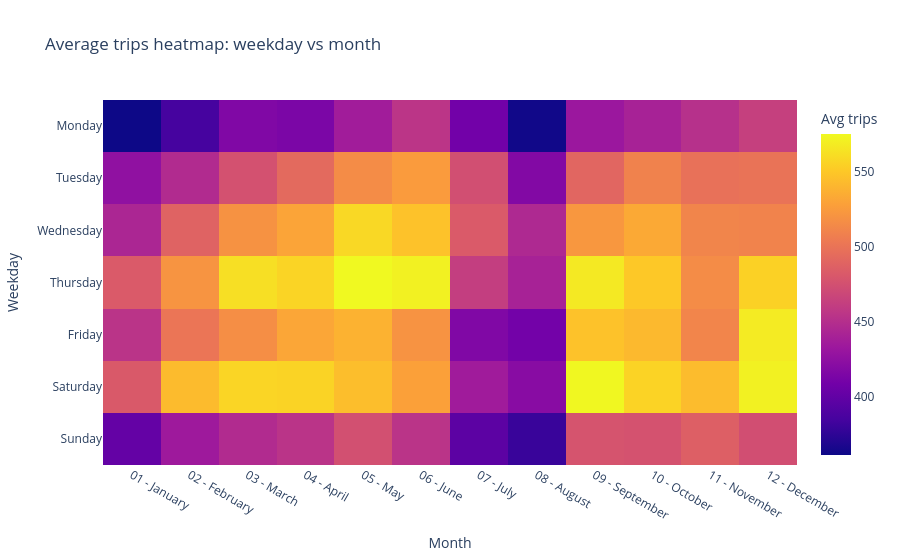

Notebook code cell kept with this figure:
### Code cell
heat = (
    taxi.groupby(["month", "month_name", "day_of_week", "day_name"], as_index=False)
    .agg(avg_trips=("trip_count", "mean"))
)

heat["month_label"] = heat["month"].astype(str).str.zfill(2) + " - " + heat["month_name"]

pivot_heat = heat.pivot(index="day_name", columns="month_label", values="avg_trips")

weekday_order = ["Monday", "Tuesday", "Wednesday", "Thursday", "Friday", "Saturday", "Sunday"]
pivot_heat = pivot_heat.reindex(weekday_order)

fig = px.imshow(
    pivot_heat,
    aspect="auto",
    title="Average trips heatmap: weekday vs month",
    labels=dict(x="Month", y="Weekday", color="Avg trips")
)

fig.show()

### Figure 1 — Plotly figure (JSON) as saved in the notebook; plotly's stock layout.template omitted (floating-point values rounded to 4 significant figures)
{"data": [{"coloraxis": "coloraxis", "hovertemplate": "Month: %{x}<br>Weekday: %{y}<br>Avg trips: %{z}<extra></extra>", "name": "0", "type": "heatmap", "x": ["01 - January", "02 - February", "03 - March", "04 - April", "05 - May", "06 - June", "07 - July", "08 - August", "09 - September", "10 - October", "11 - November", "12 - December"], "xaxis": "x", "y": ["Monday", "Tuesday", "Wednesday", "Thursday", "Friday", "Saturday", "Sunday"], "yaxis": "y", "z": [[360.8, 384.5, 416.6, 413.5, 436.2, 454.9, 408.4, 362.4, 431.8, 440.5, 451.4, 462.8], [425.5, 447.5, 475.5, 493.0, 515.7, 525.2, 474.2, 417.5, 490.3, 509.2, 498.1, 499.6], [443.2, 488.3, 519.6, 530.5, 558.4, 546.8, 482.1, 445.5, 522.9, 533.4, 511.3, 510.1], [481.9, 520.9, 562.3, 556.6, 575.4, 571.1, 461.3, 440.3, 567.3, 550.6, 515.7, 555.2], [453.9, 501.2, 516.7, 531.7, 538.1, 520.4, 416.2, 409.0, 547.1, 542.2, 511.6, 568.0], [481.5, 543.0, 557.3, 556.1, 544.8, 528.4, 435.0, 420.9, 574.5, 555.9, 543.7, 571.4], [400.9, 433.8, 447.5, 454.0, 474.9, 454.2, 396.3, 379.4, 477.5, 476.1, 485.5, 473.6]]}], "layout": {"coloraxis": {"colorbar": {"title": {"text": "Avg trips"}}, "colorscale": [[0, "#0d0887"], [0.1111, "#46039f"], [0.2222, "#7201a8"], [0.3333, "#9c179e"], [0.4444, "#bd3786"], [0.5556, "#d8576b"], [0.6667, "#ed7953"], [0.7778, "#fb9f3a"], [0.8889, "#fdca26"], [1, "#f0f921"]]}, "title": {"text": "Average trips heatmap: weekday vs month"}, "xaxis": {"anchor": "y", "domain": [0, 1], "title": {"text": "Month"}}, "yaxis": {"anchor": "x", "autorange": "reversed", "domain": [0, 1], "title": {"text": "Weekday"}}}}
